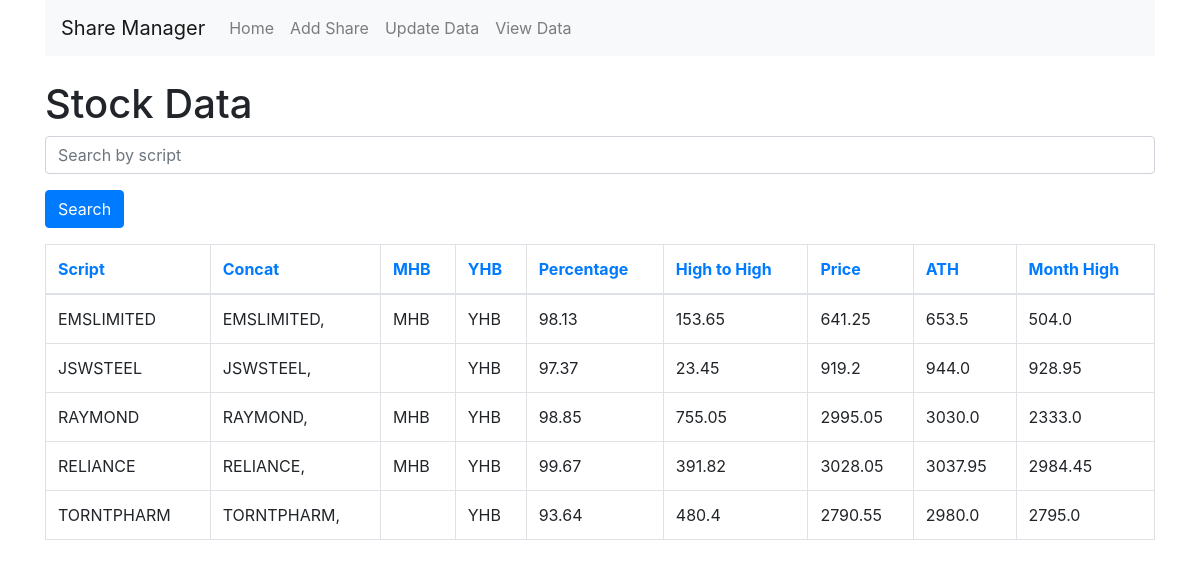
Before: /view_data with the older database file.
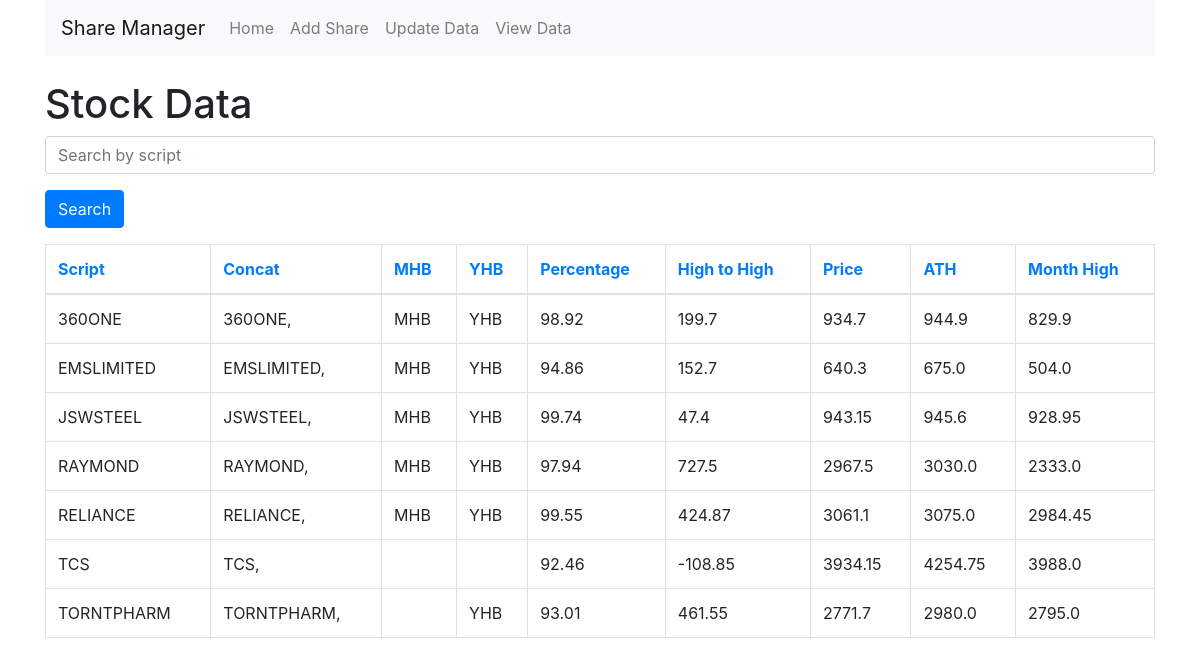
After: the same page with the newer database file.
### models.py (models this page shows)
class StockData(db.Model):
    id = db.Column(db.Integer, primary_key=True)
    script = db.Column(db.String(10), nullable=False)
    concat = db.Column(db.String(50))
    mhb = db.Column(db.String(3))
    yhb = db.Column(db.String(3))
    percentage = db.Column(db.Float)
    high_to_high = db.Column(db.Float)
    price = db.Column(db.Float)
    ath = db.Column(db.Float)
    month_high = db.Column(db.Float)

### app.py (the view)
@app.route('/view_data', methods=['GET', 'POST'])
def view_data():
    if request.method == 'POST':
        updated_stocks = update_stock_data([share.ticker for share in Share.query.all()])
        if updated_stocks:
            return redirect(url_for('alert', updated_stocks=updated_stocks))
        flash('Stock data updated!', 'success')
    search = request.args.get('search')
    sort_by = request.args.get('sort_by', 'script')
    order = request.args.get('order', 'asc')
    query = StockData.query
    if search:
        query = query.filter(StockData.script.like(f'%{search}%'))
    if order == 'desc':
        stock_data = query.order_by(getattr(StockData, sort_by).desc()).all()
    else:
        stock_data = query.order_by(getattr(StockData, sort_by).asc()).all()
    return render_template('view_data.html', stock_data=stock_data)

### templates/view_data.html
{% extends "base.html" %}
{% block content %}
<h1 class="mt-4">Stock Data</h1>
<form method="GET" action="{{ url_for('view_data') }}">
    <div class="form-group">
        <input type="text" name="search" class="form-control" placeholder="Search by script" value="{{ request.args.get('search', '') }}">
    </div>
    <button type="submit" class="btn btn-primary mb-3">Search</button>
</form>
<table class="table table-bordered">
    <thead>
        <tr>
            <th>
                <a href="{{ url_for('view_data', search=request.args.get('search'), sort_by='script', order='asc' if request.args.get('order') == 'desc' or request.args.get('sort_by') != 'script' else 'desc') }}">
                    Script
                </a>
            </th>
            <th>
                <a href="{{ url_for('view_data', search=request.args.get('search'), sort_by='concat', order='asc' if request.args.get('order') == 'desc' or request.args.get('sort_by') != 'concat' else 'desc') }}">
                    Concat
                </a>
            </th>
            <th>
                <a href="{{ url_for('view_data', search=request.args.get('search'), sort_by='mhb', order='asc' if request.args.get('order') == 'desc' or request.args.get('sort_by') != 'mhb' else 'desc') }}">
                    MHB
                </a>
            </th>
            <th>
                <a href="{{ url_for('view_data', search=request.args.get('search'), sort_by='yhb', order='asc' if request.args.get('order') == 'desc' or request.args.get('sort_by') != 'yhb' else 'desc') }}">
                    YHB
                </a>
            </th>
            <th>
                <a href="{{ url_for('view_data', search=request.args.get('search'), sort_by='percentage', order='asc' if request.args.get('order') == 'desc' or request.args.get('sort_by') != 'percentage' else 'desc') }}">
                    Percentage
                </a>
            </th>
            <th>
                <a href="{{ url_for('view_data', search=request.args.get('search'), sort_by='high_to_high', order='asc' if request.args.get('order') == 'desc' or request.args.get('sort_by') != 'high_to_high' else 'desc') }}">
                    High to High
                </a>
            </th>
            <th>
                <a href="{{ url_for('view_data', search=request.args.get('search'), sort_by='price', order='asc' if request.args.get('order') == 'desc' or request.args.get('sort_by') != 'price' else 'desc') }}">
                    Price
                </a>
            </th>
            <th>
                <a href="{{ url_for('view_data', search=request.args.get('search'), sort_by='ath', order='asc' if request.args.get('order') == 'desc' or request.args.get('sort_by') != 'ath' else 'desc') }}">
                    ATH
                </a>
            </th>
            <th>
                <a href="{{ url_for('view_data', search=request.args.get('search'), sort_by='month_high', order='asc' if request.args.get('order') == 'desc' or request.args.get('sort_by') != 'month_high' else 'desc') }}">
                    Month High
                </a>
            </th>
        </tr>
    </thead>
    <tbody>
        {% for data in stock_data %}
        <tr>
            <td>{{ data.script }}</td>
            <td>{{ data.concat }}</td>
            <td>{{ data.mhb }}</td>
            <td>{{ data.yhb }}</td>
            <td>{{ data.percentage }}</td>
            <td>{{ data.high_to_high }}</td>
            <td>{{ data.price }}</td>
            <td>{{ data.ath }}</td>
            <td>{{ data.month_high }}</td>
        </tr>
        {% endfor %}
    </tbody>
</table>
{% endblock %}

### templates/base.html (shortened to what this page needs)
<!DOCTYPE html>
<html lang="en">
<head>
    <link rel="stylesheet" href="https://stackpath.bootstrapcdn.com/bootstrap/4.3.1/css/bootstrap.min.css">
</head>
<body>
    <div class="container">
        <nav class="navbar navbar-expand-lg navbar-light bg-light">
            <a class="navbar-brand" href="{{ url_for('index') }}">Share Manager</a>
            <div class="collapse navbar-collapse">
                <ul class="navbar-nav mr-auto">
                    <li class="nav-item">
                        <a class="nav-link" href="{{ url_for('index') }}">Home</a>
                    </li>
                    <li class="nav-item">
                        <a class="nav-link" href="{{ url_for('add_share') }}">Add Share</a>
                    </li>
                    <li class="nav-item">
                        <a class="nav-link" href="{{ url_for('update_data') }}">Update Data</a>
                    </li>
                    <li class="nav-item">
                        <a class="nav-link" href="{{ url_for('view_data') }}">View Data</a>
                    </li>
                </ul>
            </div>
        </nav>
        <div class="content">
            {% block content %}{% endblock %}
        </div>
    </div>
</body>
</html>

Changed rows visible on the page:
added StockData: script "360ONE", concat "360ONE,", mhb "MHB", yhb "YHB", percentage "98.92", high_to_high "199.7", price "934.7", ath "944.9", month_high "829.9"
changed StockData "EMSLIMITED": percentage "98.13" → "94.86"; high_to_high "153.65" → "152.7"; price "641.25" → "640.3"; ath "653.5" → "675.0"
changed StockData "JSWSTEEL": mhb (not shown) → "MHB"; percentage "97.37" → "99.74"; high_to_high "23.45" → "47.4"; price "919.2" → "943.15"; ath "944.0" → "945.6"
changed StockData "RAYMOND": percentage "98.85" → "97.94"; high_to_high "755.05" → "727.5"; price "2995.05" → "2967.5"
changed StockData "RELIANCE": percentage "99.67" → "99.55"; high_to_high "391.82" → "424.87"; price "3028.05" → "3061.1"; ath "3037.95" → "3075.0"
added StockData: script "TCS", concat "TCS,", percentage "92.46", high_to_high "-108.85", price "3934.15", ath "4254.75", month_high "3988.0"
changed StockData "TORNTPHARM": percentage "93.64" → "93.01"; high_to_high "480.4" → "461.55"; price "2790.55" → "2771.7"
